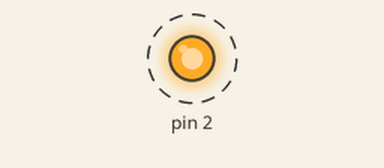
Bench run of a sketch on a simulated Arduino Uno, built with avr-gcc and run on an emulated ATmega328P. On the bench: output pins drawn as LEDs (lit = HIGH). Dashed ring = blinking. What the sketch prints to the serial monitor is not drawn.

Above: at 6.2 s.
Timing chart, 0 to 10.6 s (numbered marks = the images above):
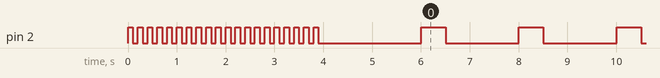

The sketch:

07-absolute-minimal.ino
```cpp
// Test 07: Absolute minimal - ONLY Serial and LED
// No libraries, no globals, nothing else

void setup() {
    // LED proof of life
    pinMode(2, OUTPUT);
    for(int i = 0; i < 20; i++) {  // Long blink so we can't miss it
        digitalWrite(2, HIGH);
        delay(100);
        digitalWrite(2, LOW);
        delay(100);
    }

    // ONLY Serial.begin and print
    Serial.begin(115200);
    delay(2000);  // Extra long delay

    Serial.println("TEST07: MINIMAL SERIAL TEST");
    Serial.println("If you see this, serial works");
    Serial.flush();
}

void loop() {
    digitalWrite(2, HIGH);
    delay(500);
    digitalWrite(2, LOW);
    delay(500);

    Serial.println("Loop running...");
    Serial.flush();
    delay(1000);
}
```

Measured:
- by itself, pin 2: goes 19 × (LOW 0.10 s, HIGH 0.10 s), LOW 2.1 s, 61 × (HIGH 0.50 s, LOW 1.5 s), HIGH 0.50 s, then LOW
